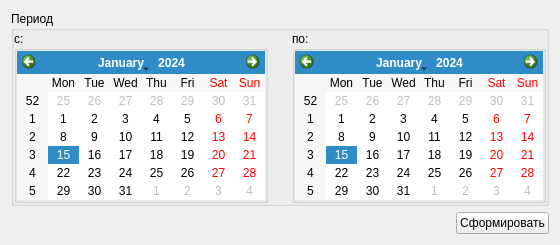
                     <widget class="QWidget" name="scrollAreaWidgetContents_3">
                      <property name="geometry">
                       <rect>
                        <x>0</x>
                        <y>0</y>
                        <width>560</width>
                        <height>239</height>
                       </rect>
                      </property>
                      <layout class="QGridLayout" name="gridLayout_31">
                       <item row="0" column="0" colspan="2">
                        <widget class="QGroupBox" name="groupBox_PeriodByDeliveriesReport">
                         <property name="title">
                          <string>Период</string>
                         </property>
                         <layout class="QGridLayout" name="gridLayout_32">
                          <property name="leftMargin">
                           <number>0</number>
                          </property>
                          <property name="topMargin">
                           <number>0</number>
                          </property>
                          <property name="rightMargin">
                           <number>0</number>
                          </property>
                          <property name="bottomMargin">
                           <number>0</number>
                          </property>
                          <item row="0" column="2">
                           <widget class="QGroupBox" name="groupBox_PeriodEndByDeliveryReports">
                            <property name="title">
                             <string>по:</string>
                            </property>
                            <layout class="QGridLayout" name="gridLayout_30">
                             <property name="leftMargin">
                              <number>0</number>
                             </property>
                             <property name="topMargin">
                              <number>0</number>
                             </property>
                             <property name="rightMargin">
                              <number>0</number>
                             </property>
                             <property name="bottomMargin">
                              <number>0</number>
                             </property>
                             <property name="spacing">
                              <number>0</number>
                             </property>
                             <item row="0" column="0">
                              <widget class="QCalendarWidget" name="calendarWidget_PeriodEnd">
                               <property name="sizePolicy">
                                <sizepolicy hsizetype="Maximum" vsizetype="Maximum">
                                 <horstretch>0</horstretch>
                                 <verstretch>0</verstretch>
                                </sizepolicy>
                               </property>
                              </widget>
                             </item>
                            </layout>
                           </widget>
                          </item>
                          <item row="0" column="0">
                           <widget class="QGroupBox" name="groupBox_PeriodBeginByDeliveryReports">
                            <property name="title">
                             <string>с:</string>
                            </property>
                            <layout class="QGridLayout" name="gridLayout_29">
                             <property name="leftMargin">
                              <number>0</number>
                             </property>
                             <property name="topMargin">
                              <number>0</number>
                             </property>
                             <property name="rightMargin">
                              <number>0</number>
                             </property>
                             <property name="bottomMargin">
                              <number>0</number>
                             </property>
                             <property name="spacing">
                              <number>0</number>
                             </property>
                             <item row="0" column="0">
                              <widget class="QCalendarWidget" name="calendarWidge_PeriodBegin">
                               <property name="sizePolicy">
                                <sizepolicy hsizetype="Maximum" vsizetype="Maximum">
                                 <horstretch>0</horstretch>
                                 <verstretch>0</verstretch>
                                </sizepolicy>
                               </property>
                              </widget>
                             </item>
                            </layout>
                           </widget>
                          </item>
                          <item row="0" column="1">
                           <spacer name="horizontalSpacer_33">
                            <property name="orientation">
                             <enum>Qt::Horizontal</enum>
                            </property>
                            <property name="sizeHint" stdset="0">
                             <size>
                              <width>40</width>
                              <height>20</height>
                             </size>
                            </property>
                           </spacer>
                          </item>
                         </layout>
                        </widget>
                       </item>
                       <item row="1" column="0">
                        <spacer name="horizontalSpacer_32">
                         <property name="orientation">
                          <enum>Qt::Horizontal</enum>
                         </property>
                         <property name="sizeHint" stdset="0">
                          <size>
                           <width>450</width>
                           <height>20</height>
                          </size>
                         </property>
                        </spacer>
                       </item>
                       <item row="1" column="1">
                        <widget class="QPushButton" name="pushButton_ToFormedReportDeliveryReport">
                         <property name="text">
                          <string>Сформировать</string>
                         </property>
                        </widget>
                       </item>
                       <item row="2" column="0">
                        <spacer name="verticalSpacer">
                         <property name="orientation">
                          <enum>Qt::Vertical</enum>
                         </property>
                         <property name="sizeHint" stdset="0">
                          <size>
                           <width>20</width>
                           <height>6</height>
                          </size>
                         </property>
                        </spacer>
                       </item>
                      </layout>
                     </widget>
